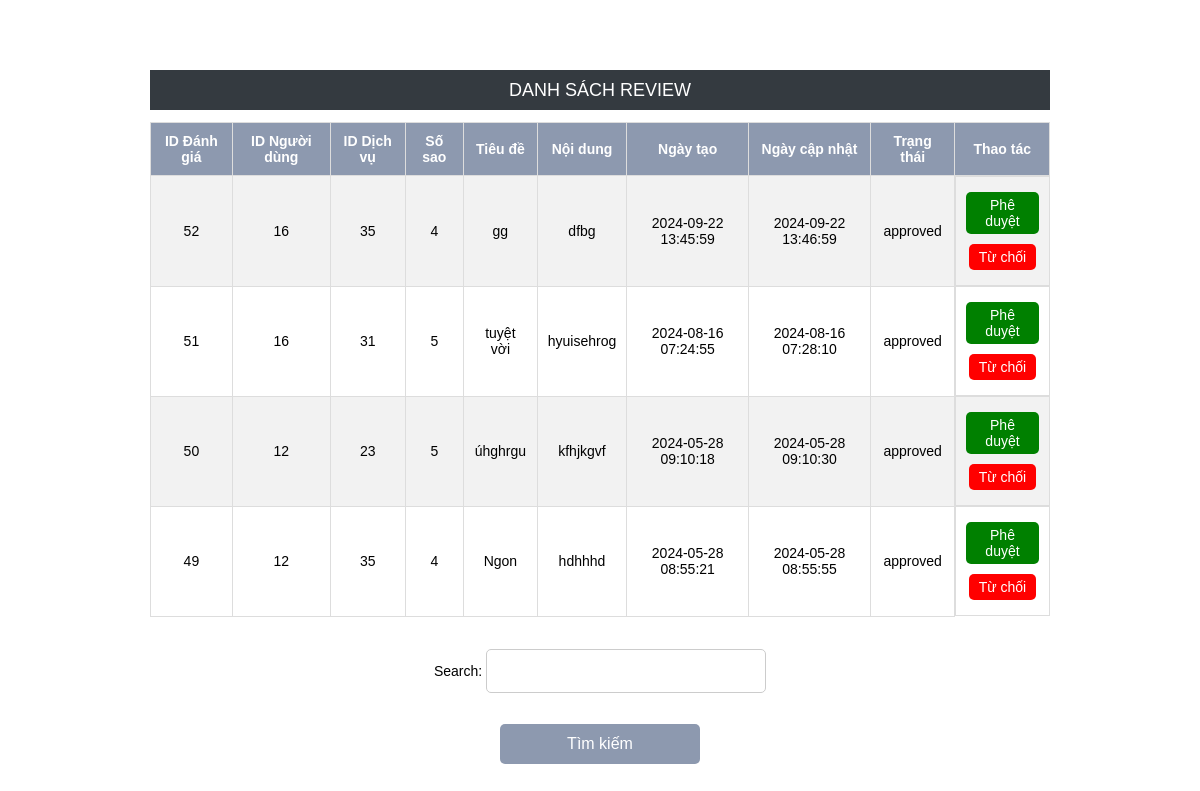
The page /admin/ql_review.php on the database its author committed.
### tables this page shows
CREATE TABLE `danhgia` (
  `id_danhgia` int(11) NOT NULL,
  `id_nguoidung` int(11) DEFAULT NULL,
  `id_dichvu` int(11) DEFAULT NULL,
  `sosao` int(11) NOT NULL,
  `tieude` varchar(255) NOT NULL,
  `noidung` text NOT NULL,
  `ngaytao` timestamp NOT NULL DEFAULT current_timestamp(),
  `ngaycapnhat` timestamp NOT NULL DEFAULT current_timestamp() ON UPDATE current_timestamp(),
  `trangthai` enum('pending','approved','rejected') DEFAULT 'pending'
);

### admin/ql_review.php (the view, shortened to what this page needs)
<!DOCTYPE html>
<html>
<head>
    <link rel="stylesheet" type="text/css" href="../css/ad.css">
</head>
<body>
    <div class="main-content">
        <?php
        $link = new mysqli('localhost','root','','review') or die ('Kết nối thất bại');
        ?>
        <h1>DANH SÁCH REVIEW</h1>
        <table align="center">
            <tr>
                <th class="th1">ID Đánh giá</th>
                <th class="th2">ID Người dùng</th>
                <th class="th3">ID Dịch vụ</th>
                <th class="th4">Số sao</th>
                <th class="th5">Tiêu đề</th>
                <th class="th6">Nội dung</th>
                <th class="th7">Ngày tạo</th>
                <th class="th8">Ngày cập nhật</th>
                <th class="th9">Trạng thái</th>
                <th class="th10">Thao tác</th>
            </tr>
            <?php
            $query = "SELECT * FROM DanhGia order by ngaytao desc";
            $result = mysqli_query($link, $query);
            if(mysqli_num_rows($result) != 0) {
                while($r = mysqli_fetch_assoc($result)) {
                    $iddg = $r['id_danhgia'];
                    $idnd = $r['id_nguoidung'];
                    $iddv = $r['id_dichvu'];
                    $ss = $r['sosao'];
                    $td = $r['tieude'];
                    $nd = $r['noidung'];
                    $nt = $r['ngaytao'];
                    $ncn = $r['ngaycapnhat'];
                    $tt = $r['trangthai'];
                    echo "<tr>";
                    echo "<td align='center'>$iddg</td>";
                    echo "<td align='center'>$idnd</td>";
                    echo "<td align='center'>$iddv</td>";
                    echo "<td align='center'>$ss</td>";
                    echo "<td align='center'>$td</td>";
                    echo "<td align='center'>$nd</td>";
                    echo "<td align='center'>$nt</td>";
                    echo "<td align='center'>$ncn</td>";
                    echo "<td align='center'>$tt</td>";
                    echo "<td class='actions'>
                        <a class='approve-btn' href='pheduyet.php?id_danhgia=$iddg'>Phê duyệt</a>
                        <a class='delete-btn' href='review_delete.php?id_danhgia=$iddg'>Từ chối</a>
                    </td>";
                    echo "</tr>";
                }
            }
            ?>
        </table>
        <br/><br/>
        <div align="center">
            <form action="ql_review.php" method="get">
                Search: <input type="text" name="search" /> <br> <br>
                <input type="submit" name="OK" value="Tìm kiếm"/>
            </form>
        </div>
    </div>
</body>
</html>

### css/ad.css (style rules this page uses)
body { font-family: arial; padding: 0; margin: 0; font-size: 14px; }
h1 { text-align: center; }
.main-content { margin-left: auto; margin-right: auto; width: 900px; }
.main-content h1 { margin-top: 70px; text-align: center; background: #343a40; color: #fff; font-size: 18px; font-weight: normal; line-height: 40px; padding: 0 10px; }
form { width: 100%; max-width: 400px; margin: 0 auto; text-align: center; }
input[type="text"] { width: 100%; padding: 12px; margin-bottom: 15px; border: 1px solid #ccc; border-radius: 5px; box-sizing: border-box; font-size: 16px; }
input[type="submit"] { background-color: #8d99af; color: white; cursor: pointer; width: 100%; height: 40px; border-radius: 5px; border: none; font-size: 16px; }
table { border-collapse: collapse; width: 95%; max-width: 1000px; margin: 0 auto; }
th, td { border: 1px solid #ddd; padding: 8px; text-align: center; }
th { background-color: #8d99af; color: white; }
tr:nth-child(even) { background-color: #f2f2f2; }
.delete-btn { color: white; background-color: #df0e0e; padding: 5px 10px; border-radius: 5px; text-decoration: none; transition: background-color 0.3s ease; }
input[type="text"] { width: 70%; padding: 12px; margin-bottom: 15px; border: 1px solid #ccc; border-radius: 5px; box-sizing: border-box; font-size: 16px; }
input[type="submit"] { background-color: #8d99af; color: white; cursor: pointer; width: 200px; height: 40px; border-radius: 5px; border: none; }
table { width: 100%; border-collapse: collapse; }
th, td { padding: 10px; text-align: center; }
.approve-btn, .delete-btn { text-decoration: none; padding: 5px 10px; border-radius: 5px; color: white; display: block; margin: 5px 0; }
.approve-btn { background-color: green; }
.delete-btn { background-color: red; }
.actions { display: flex; flex-direction: column; align-items: center; }

### rows shown on the page
danhgia: id_danhgia "52", id_nguoidung "16", id_dichvu "35", sosao "4", tieude "gg", noidung "dfbg", ngaytao "2024-09-22 13:45:59", ngaycapnhat "2024-09-22 13:46:59", trangthai "approved"
danhgia: id_danhgia "51", id_nguoidung "16", id_dichvu "31", sosao "5", tieude "tuyệt vời", noidung "hyuisehrog", ngaytao "2024-08-16 07:24:55", ngaycapnhat "2024-08-16 07:28:10", trangthai "approved"
danhgia: id_danhgia "50", id_nguoidung "12", id_dichvu "23", sosao "5", tieude "úhghrgu", noidung "kfhjkgvf", ngaytao "2024-05-28 09:10:18", ngaycapnhat "2024-05-28 09:10:30", trangthai "approved"
danhgia: id_danhgia "49", id_nguoidung "12", id_dichvu "35", sosao "4", tieude "Ngon", noidung "hdhhhd", ngaytao "2024-05-28 08:55:21", ngaycapnhat "2024-05-28 08:55:55", trangthai "approved"
